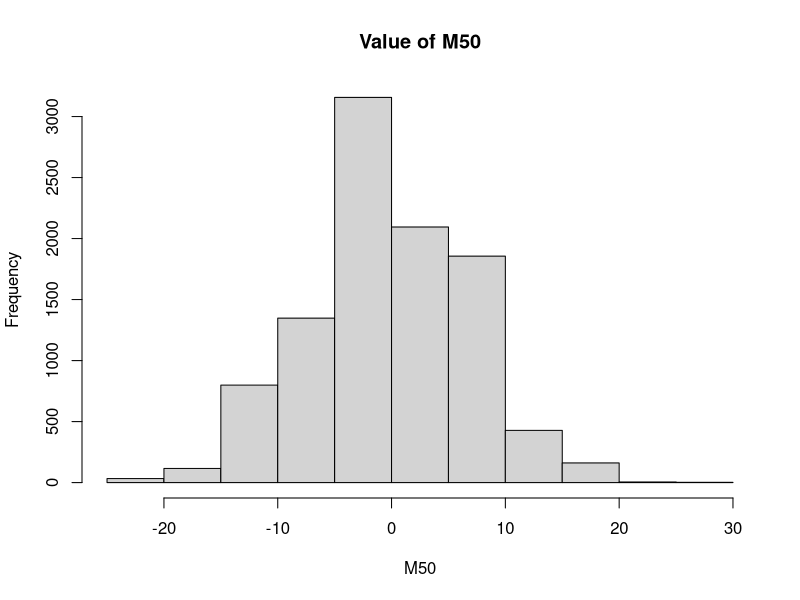
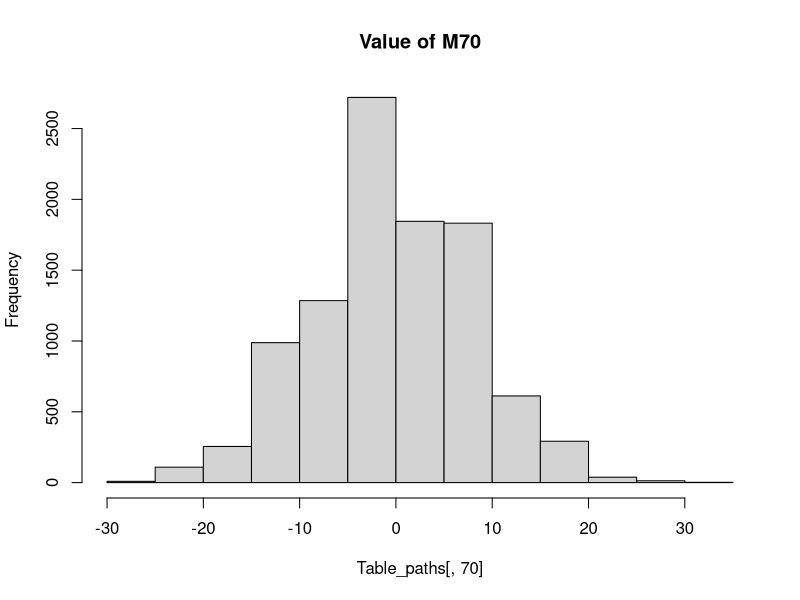
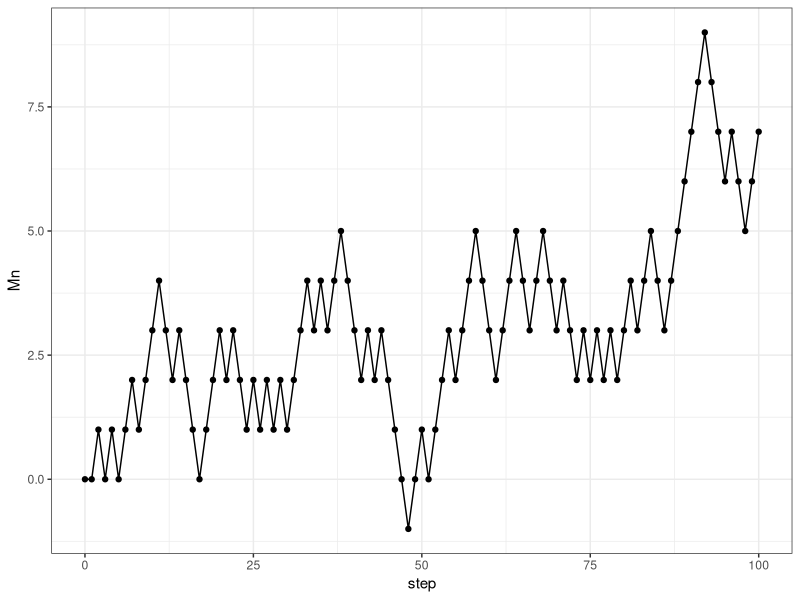
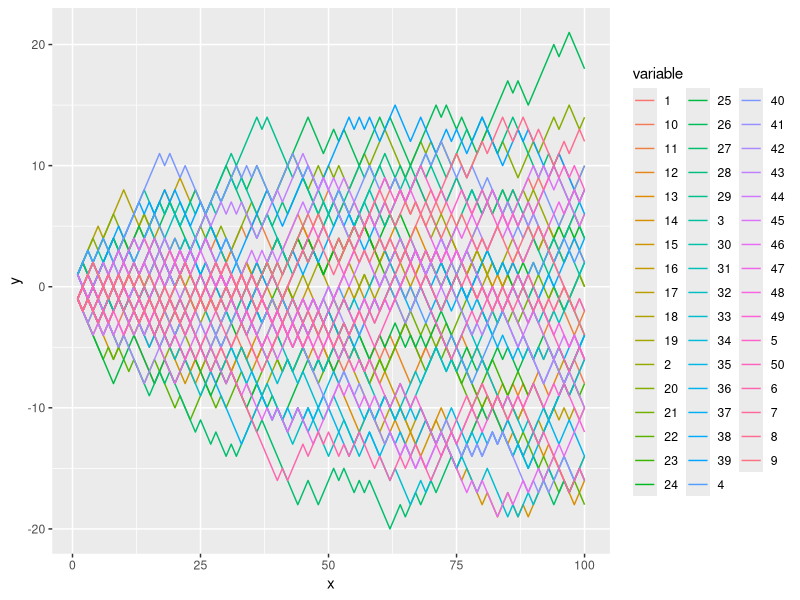
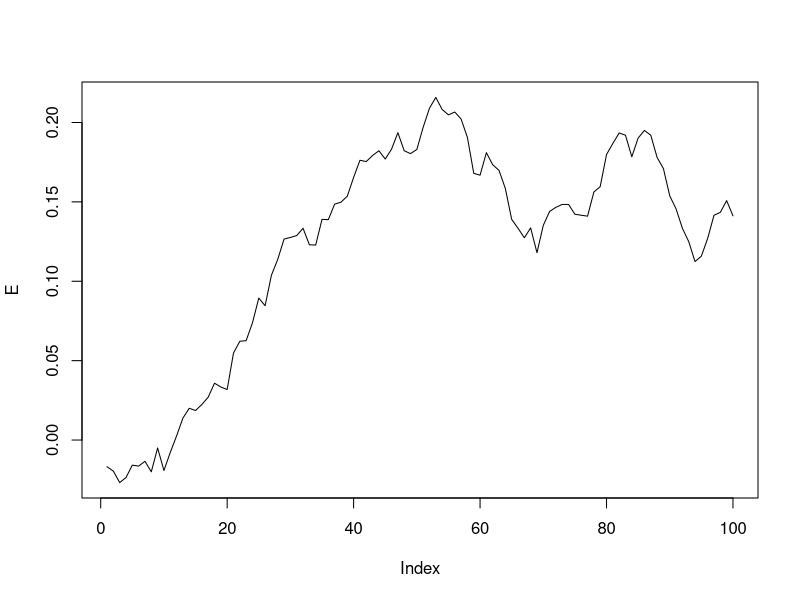
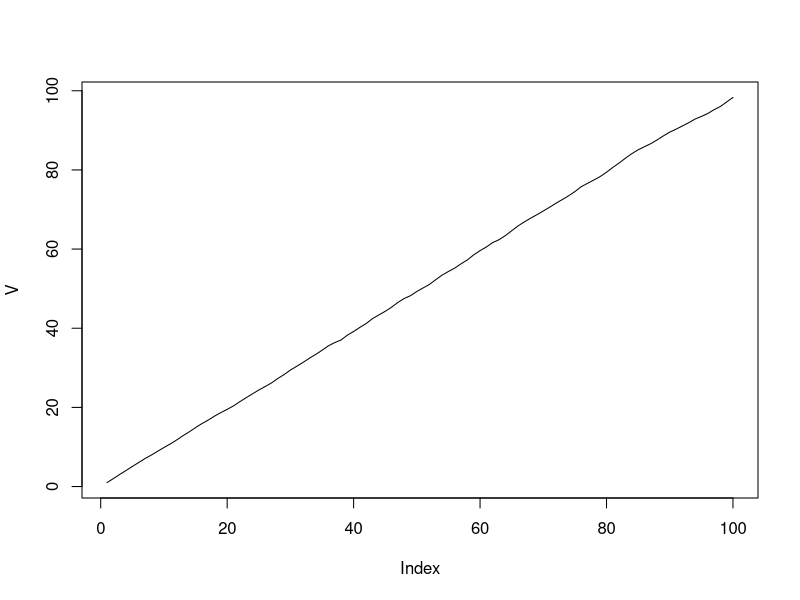
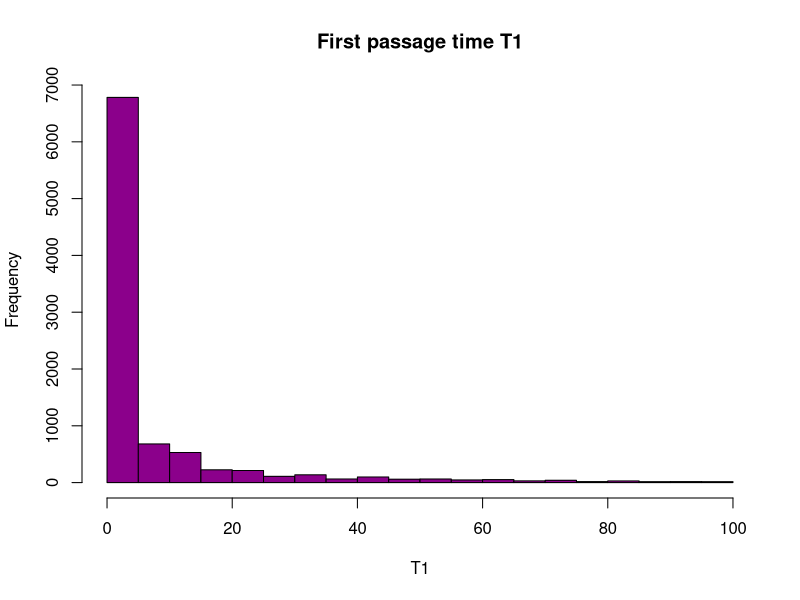
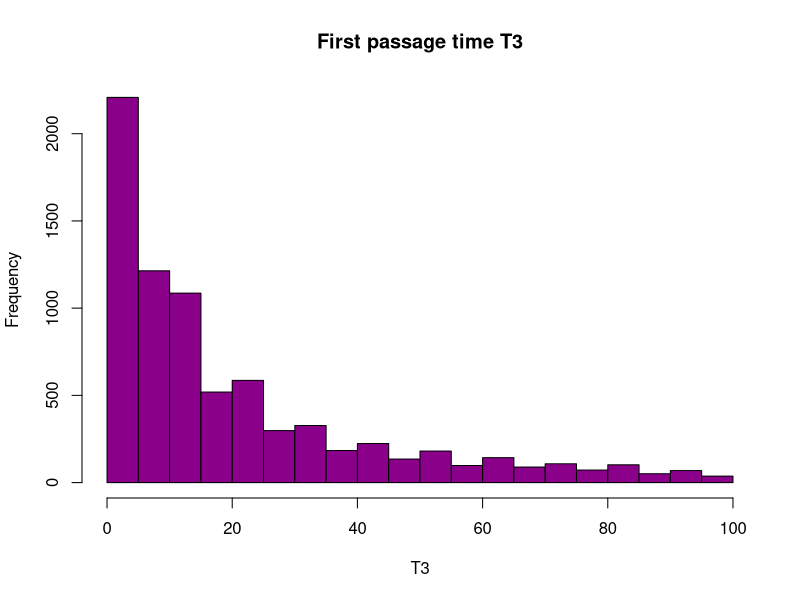

R code for these plots, in order: (Note: this script raises an error after producing the figures.)
## ---- chunk 1
Random_Walk_Path<-function(M0,n,p,X)
{
  #M0 is the starting point @-@
  #n is number of walks 
  #p=P(H), so P(T)=(1-p)
  #X is positive value of Xn
  value<-c(X,-X)
  Path<-numeric(n+1)
  Path[1]<-M0
  for(i in 2:(n+1))
  {
    Xn<-sample(value,1,prob=c(p,1-p))
    Path[i]<-Path[i-1] + Xn
  }
  return(Path)
}
## ---- chunk 2
Random_Walk_Path(0,100,0.5,1)
## ---- chunk 3
Table_paths<-matrix(0,10000,100)
for (i in 1:10000)
{
  Path<-Random_Walk_Path(0,100,0.5,1)
  for(j in 1:100)
  {
    Table_paths[i,j]<-Path[j+1]
  }
}
 #so the first 10 line with first 50 walks is like the following
Table_paths[1:10,1:50]

## ---- chunk 4
M50<-numeric(10000)
for (i in 1:10000)
{
  M50[i]<-Table_paths[i,50]
}
#so the expected value is 
sum(M50)/10000

# There is other way shorter *-*
sum(Table_paths[,50])/10000

#By the same way, the expected value of M70 is
sum(Table_paths[,70])/10000
## ---- chunk 5
Expected_value<-numeric(100)
for(i in 1:100)
{
 Expected_value[i]<- sum(Table_paths[,i])/10000
}
#Since this is symmetric random walk, hence {Mn} is a martingale, it is reasonable that E[Mn] should be merely equal for all n *-*
## ---- chunk 6
hist(M50, main="Value of M50")
#or we can do by other way
hist(Table_paths[,70],main="Value of M70")
## ---- chunk 7
# QUESTION 6: Find the expectation and variance of (M75-M25)
M25_M75<-numeric(10000)
for(i in 1:10000)
{
  M25_M75[i]<-Table_paths[i,75]-Table_paths[i,25]
}
#so the E(M75-M25) and Var(M75-M25) is
sum(M25_M75)/10000
var(M25_M75)
#they must be near to 0 and 50 respectively *-*
## ---- chunk 8
Draw_Random_Walk <- function(M0,n,p,X)
{
  path<-Random_Walk_Path(M0,n,p,X)
  Mn<-numeric(n+1)
  Mn[1]<-0
  step<-numeric(n+1)
  step[1]<-0
  for(i in 2:(n+1))
  {
    Mn[i]<-path[i-1]
    step[i]<-(i-1)
  }
  library(ggplot2)
ggplot()+
  geom_point(aes(x=step,y=Mn))+
  geom_line(aes(x=step,y=Mn))+
  ylab("Mn")+
  theme_bw()
}

#for example, we draw the previous exercise @-@
Draw_Random_Walk(0,100,0.5,1)

## ---- chunk 9
y<-as.vector(t(Table_paths[1:50,]))
df <- data.frame(x=rep(1:100,50), y=y, 
         variable=rep(paste0(1:50), each=100))
ggplot(data = df, aes(x=x, y=y)) + geom_line(aes(colour=variable))
## ---- chunk 10
#create 2 all-zero vectors for Expected value and Variance
E<-numeric(100)
V<-numeric(100)
for(i in 1:100)
{
  E[i]<-mean(Table_paths[,i])
  V[i]<-var(Table_paths[,i])
}
#So we have the following table for expectation and variance for our paths, it would be reasonable if Expected values is merely 0 and variance increase as t increase
rbind(E,V)

plot(E,type="l")
plot(V,type="l")

## ---- chunk 11
Tm<-function(Path,m)
{
  n<-length(Path)
  Set<-numeric(n)
  for(i in 1:n)
  {
    if(Path[i]==m) {Set[i]<-i}
    else {Set[i]<-NA}
  }
  if(all(is.na(Set)==TRUE)) {Tm<-NA}
  else {Tm<-min(Set, na.rm=TRUE)}
  return(Tm)
}
## ---- chunk 12
T1<-numeric(10000)
for (i in 1:10000)
{
  T1[i]<-Tm(Table_paths[i,],1)
}

#so the first 10 values of T1 is
T1[1:10]
## ---- chunk 13
hist(T1, main="First passage time T1", col="darkmagenta")
## ---- chunk 14
T3<-numeric(10000)
for (i in 1:10000)
{
  T3[i]<-Tm(Table_paths[i,],3)
}

#so the first 10 values of T3 and histogram of T3 is
T3[1:10]
hist(T3, main="First passage time T3", col="darkmagenta")

## ---- chunk 15
# first, we have that T3 is vector containing values of T3 in 10000 paths
row_number<-c()
for(i in 1:10000)
{
  if((is.na(T3[i])==FALSE)&&(T3[i]<=5)) {row_number<-c(row_number,i)}
}
#the first 50 values of row_number is @-@
row_number[1:50]

#then, we create a Table for Paths with T3<=5
n<-length(row_number)
Table_Reflect_T3<-matrix(0,n,100)
for(i in 1:n)
{
  row<-row_number[i]
  Path<-Table_paths[row,]
  for(j in 1:100)
  {
    Table_Reflect_T3[i,j]<-Path[j]
  }
}


y<-as.vector(t(Table_Reflect_T3[1:30,]))
df <- data.frame(x=rep(1:100,30), y=y, 
         variable=rep(paste0(1:30), each=100))
ggplot(data = df, aes(x=x, y=y)) + geom_line(aes(colour=variable))

## ---- chunk 16
Scaled_Random_Walk_Path<-function(M0,n,t,p,X)
{
  #we will generate a RW in interval [0,t] with the scale n
  N<-n*t
  Wt<-numeric(N)
  Path<-Random_Walk_Path(M0,N,p,X)
  for(i in 1:N)
  {
    Wt[i]<-(1/sqrt(n))*Path[i]
  }
  return(Wt)
}

## ---- chunk 17
Path_10<-Scaled_Random_Walk_Path(0,10,10,0.5,1)
Path_10[1:10]
Path_100<-Scaled_Random_Walk_Path(0,100,10,0.5,1)
Path_100[1:10]
Path_1000<-Scaled_Random_Walk_Path(0,1000,10,0.5,1)
Path_1000[1:10]
Path_10000<-Scaled_Random_Walk_Path(0,10000,10,0.5,1)
Path_10000[1:10]

## ---- chunk 18
Draw_Scaled_Random_Walk <- function(M0,n,t,p,X)
{
  path<-Scaled_Random_Walk_Path(M0,n,t,p,X)
  Wt<-numeric((n*t)+1)
  Wt[1]<-0
  step<-numeric((n*t)+1)
  step[1]<-0
  for(i in 2:((n*t)+1))
  {
    Wt[i]<-path[i-1]
    step[i]<-(i-1)/n
  }
  library(ggplot2)
ggplot()+
  geom_line(aes(x=step,y=Wt))+
  ylab("Wt")+
  theme_bw()
}

#for example, we draw the previous exercise @-@
# for n=10
Draw_Scaled_Random_Walk(0,10,10,0.5,1)
# for n=100
Draw_Scaled_Random_Walk(0,100,10,0.5,1)
# for n=1000
Draw_Scaled_Random_Walk(0,1000,10,0.5,1)
# for n=10000
Draw_Scaled_Random_Walk(0,10000,10,0.5,1)
#for n=100000
Draw_Scaled_Random_Walk(0,100000,10,0.5,1)
## ---- chunk 19
#first, we need to have a table to record 10000 paths of W(t)
Path_scale<-matrix(0,10000,10000)
for(i in 1:10000)
{
  Path<-Scaled_Random_Walk_Path(0,1000,10,0.5,1)
  for(j in 1:10000)
  {
    Path_scale[i,j]<-Path[j]
  }
}
# value of W(1.4) is at column 1400
W_1.4 <-Path_scale[,1400]
hist(W_1.4,main = "W(1.4)",col="blue")

#value of W(2.56) is at column 2560
W_2.56 <-Path_scale[,2560]
hist(W_2.56,main = "W(2.56)",col="blue")

#value of W(3.7) is at column 3700
W_3.7 <-Path_scale[,3700]
hist(W_3.7,main = "W(3.7)",col="blue")

#value of W(5.62) is at column 5620
W_5.62 <-Path_scale[,5620]
hist(W_5.62,main = "W(5.62)",col="blue")

#value of W(9.22) is at column 9220
W_9.22 <-Path_scale[,9220]
hist(W_9.22,main = "W(9.22)",col="blue")

#value of W(10) is at column 10000
W_10 <-Path_scale[,10000]
hist(W_10,main = "W(10)",col="blue")

